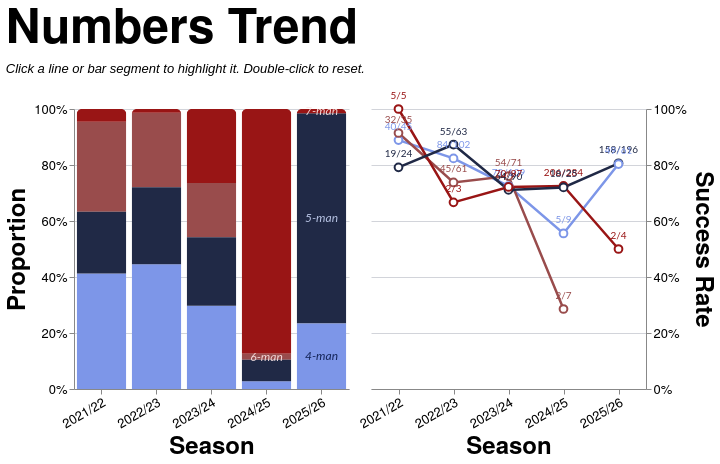

Vega-Lite specification stored for this chart:
### Vega-Lite specification from a JSON file in a GitHub repository (floating-point values rounded to 4 significant figures; data arrays with more than 128 entries replaced by an {"elided": "..."} marker saying what was removed)
{"config": {"axis": {"labelFont": "PT Sans Narrow, Helvetica Neue, Helvetica, Arial, sans-serif", "titleFont": "PT Sans Narrow, Helvetica Neue, Helvetica, Arial, sans-serif", "labelFontSize": 13, "titleFontSize": 24, "gridColor": "#202947", "gridOpacity": 0.2, "zindex": 1}, "text": {"font": "Lato, sans-serif"}, "bar": {"cornerRadiusEnd": 5}, "header": {"labelFont": "PT Sans Narrow, Helvetica Neue, Helvetica, Arial, sans-serif", "titleFont": "PT Sans Narrow, Helvetica Neue, Helvetica, Arial, sans-serif", "labelFontSize": 24, "titleFontSize": 28, "labelFontWeight": "bold", "orient": "left"}, "legend": {"labelFont": "PT Sans Narrow, Helvetica Neue, Helvetica, Arial, sans-serif", "titleFont": "PT Sans Narrow, Helvetica Neue, Helvetica, Arial, sans-serif", "labelFontSize": 14, "titleFontSize": 16, "titlePadding": 5, "fillColor": "white", "strokeColor": "black", "padding": 10, "titleFontWeight": "lighter", "titleFontStyle": "italic", "titleColor": "gray", "offset": 10}, "title": {"font": "PT Sans Narrow, Helvetica Neue, Helvetica, Arial, sans-serif", "fontSize": 48, "fontWeight": "bold", "anchor": "start", "align": "center", "titlePadding": 20, "subtitlePadding": 10, "subtitleFontSize": 13, "subtitleColor": "", "subtitleFontStyle": "italic", "offset": 15, "color": "black"}, "axisX": {"labelAngle": 0}, "facet": {"title": null, "header": null, "align": {"row": "each", "column": "each"}, "spacing": 10}, "resolve": {"scale": {"y": "independent", "facet": "independent"}}, "background": "transparent", "scale": {"offsetBandPaddingOuter": 0.2, "offsetBandPaddingInner": 0.1}, "view": {"stroke": null, "background": "transparent"}}, "hconcat": [{"layer": [{"mark": {"type": "bar", "opacity": 0.85}, "encoding": {"color": {"field": "numbers", "legend": null, "scale": {"domain": ["4", "5", "6", "7"], "range": ["#7d96e8", "#202946", "#994C4C", "#991515"]}, "sort": ["4", "5", "6", "7"], "type": "nominal"}, "opacity": {"condition": {"param": "param_10", "value": 1.0, "empty": true}, "value": 0.2}, "order": {"field": "stack_order", "sort": "ascending", "type": "quantitative"}, "stroke": {"value": "transparent"}, "tooltip": [{"field": "season", "title": "Season", "type": "nominal"}, {"field": "numbers_display", "title": "Numbers", "type": "nominal"}, {"field": "attempts", "format": ",.0f", "title": "Attempts", "type": "quantitative"}, {"field": "won", "format": ",.0f", "title": "Won", "type": "quantitative"}, {"field": "success_rate", "format": ".1%", "title": "Success Rate", "type": "quantitative"}], "x": {"axis": {"labelAngle": -30}, "field": "season", "sort": ["2021/22", "2022/23", "2023/24", "2024/25", "2025/26"], "title": "Season", "type": "nominal"}, "y": {"axis": {"format": "%", "orient": "left"}, "field": "attempts", "stack": "normalize", "title": "Proportion", "type": "quantitative"}}, "name": "view_7", "transform": [{"filter": "(loSquad == 'All' || datum.squad == loSquad) && (loGameType == 'All' || (loGameType == 'League + Cup' && (datum.game_type == 'League' || datum.game_type == 'Cup')) || (loGameType == 'League only' && datum.game_type == 'League') || datum.game_type == loGameType) && (loThrower == 'All' || datum.thrower == loThrower) && (loJumper == 'All' || datum.jumper == loJumper) && (loArea == 'All' || datum.area == loArea)"}, {"aggregate": [{"op": "count", "as": "attempts"}, {"op": "sum", "field": "won", "as": "won"}], "groupby": ["season", "numbers"]}, {"calculate": "datum.won / datum.attempts", "as": "success_rate"}, {"calculate": "datum.won + '/' + datum.attempts", "as": "won_attempts_label"}, {"calculate": "datum.numbers + '-man'", "as": "numbers_display"}, {"calculate": "datum.numbers == '4' ? 0 : datum.numbers == '5' ? 1 : datum.numbers == '6' ? 2 : datum.numbers == '7' ? 3 : 999", "as": "stack_order"}]}, {"mark": {"type": "text", "align": "center", "baseline": "middle", "fontSize": 12, "fontStyle": "italic"}, "encoding": {"color": {"field": "text_label_color", "legend": null, "scale": null, "type": "nominal"}, "opacity": {"condition": {"param": "param_10", "value": 0.9, "empty": true}, "value": 0.3}, "text": {"field": "numbers_display", "type": "nominal"}, "x": {"axis": {"labelAngle": -30}, "field": "season", "sort": ["2021/22", "2022/23", "2023/24", "2024/25", "2025/26"], "title": "Season", "type": "nominal"}, "y": {"field": "mid_y", "scale": {"domain": [0, 1]}, "type": "quantitative"}}, "transform": [{"filter": "(loSquad == 'All' || datum.squad == loSquad) && (loGameType == 'All' || (loGameType == 'League + Cup' && (datum.game_type == 'League' || datum.game_type == 'Cup')) || (loGameType == 'League only' && datum.game_type == 'League') || datum.game_type == loGameType) && (loThrower == 'All' || datum.thrower == loThrower) && (loJumper == 'All' || datum.jumper == loJumper) && (loArea == 'All' || datum.area == loArea)"}, {"aggregate": [{"op": "count", "as": "attempts"}, {"op": "sum", "field": "won", "as": "won"}], "groupby": ["season", "numbers"]}, {"calculate": "datum.won / datum.attempts", "as": "success_rate"}, {"calculate": "datum.won + '/' + datum.attempts", "as": "won_attempts_label"}, {"calculate": "datum.numbers + '-man'", "as": "numbers_display"}, {"calculate": "datum.numbers == '4' ? 0 : datum.numbers == '5' ? 1 : datum.numbers == '6' ? 2 : datum.numbers == '7' ? 3 : 999", "as": "stack_order"}, {"joinaggregate": [{"op": "sum", "field": "attempts", "as": "season_total"}], "groupby": ["season"]}, {"calculate": "datum.attempts / datum.season_total", "as": "proportion"}, {"window": [{"op": "sum", "field": "proportion", "as": "cum_prop"}], "frame": [null, 0], "groupby": ["season"], "sort": [{"field": "stack_order", "order": "ascending"}]}, {"calculate": "datum.cum_prop - datum.proportion / 2", "as": "mid_y"}, {"calculate": "datum.numbers == '4' ? '#0a1a4a' : datum.numbers == '5' ? '#c8d4f5' : datum.numbers == '6' ? '#fce8e8' : datum.numbers == '7' ? '#fce8e8' : 'black'", "as": "text_label_color"}, {"calculate": "toNumber(split(datum.season, '/')[0])", "as": "season_order_num"}, {"window": [{"op": "row_number", "field": "", "as": "season_rank"}], "groupby": ["numbers"], "sort": [{"field": "season_order_num", "order": "descending"}]}, {"filter": "datum.season_rank == 1"}]}], "height": 280, "width": {"step": 55}}, {"layer": [{"mark": {"type": "line", "point": {"fill": "white", "filled": false, "size": 60}, "strokeWidth": 2.5}, "encoding": {"color": {"field": "numbers", "legend": null, "scale": {"domain": ["4", "5", "6", "7"], "range": ["#7d96e8", "#202946", "#994C4C", "#991515"]}, "sort": ["4", "5", "6", "7"], "type": "nominal"}, "detail": {"field": "numbers", "type": "nominal"}, "opacity": {"condition": {"param": "param_10", "value": 1.0, "empty": true}, "value": 0.2}, "tooltip": [{"field": "season", "title": "Season", "type": "nominal"}, {"field": "numbers_display", "title": "Numbers", "type": "nominal"}, {"field": "attempts", "format": ",.0f", "title": "Attempts", "type": "quantitative"}, {"field": "won", "format": ",.0f", "title": "Won", "type": "quantitative"}, {"field": "success_rate", "format": ".1%", "title": "Success Rate", "type": "quantitative"}], "x": {"axis": {"labelAngle": -30}, "field": "season", "sort": ["2021/22", "2022/23", "2023/24", "2024/25", "2025/26"], "title": "Season", "type": "nominal"}, "y": {"axis": {"format": "%", "orient": "right"}, "field": "success_rate", "scale": {"domainMax": 1, "nice": true}, "title": "Success Rate", "type": "quantitative"}}, "name": "view_8", "transform": [{"filter": "(loSquad == 'All' || datum.squad == loSquad) && (loGameType == 'All' || (loGameType == 'League + Cup' && (datum.game_type == 'League' || datum.game_type == 'Cup')) || (loGameType == 'League only' && datum.game_type == 'League') || datum.game_type == loGameType) && (loThrower == 'All' || datum.thrower == loThrower) && (loJumper == 'All' || datum.jumper == loJumper) && (loArea == 'All' || datum.area == loArea)"}, {"aggregate": [{"op": "count", "as": "attempts"}, {"op": "sum", "field": "won", "as": "won"}], "groupby": ["season", "numbers"]}, {"calculate": "datum.won / datum.attempts", "as": "success_rate"}, {"calculate": "datum.won + '/' + datum.attempts", "as": "won_attempts_label"}, {"calculate": "datum.numbers + '-man'", "as": "numbers_display"}]}, {"mark": {"type": "text", "align": "center", "baseline": "bottom", "dy": -8, "fontSize": 10}, "encoding": {"color": {"field": "numbers", "legend": null, "scale": {"domain": ["4", "5", "6", "7"], "range": ["#7d96e8", "#202946", "#994C4C", "#991515"]}, "sort": ["4", "5", "6", "7"], "type": "nominal"}, "detail": {"field": "numbers", "type": "nominal"}, "opacity": {"condition": {"param": "param_10", "value": 1.0, "empty": true}, "value": 0.2}, "text": {"field": "won_attempts_label", "type": "nominal"}, "x": {"axis": {"labelAngle": -30}, "field": "season", "sort": ["2021/22", "2022/23", "2023/24", "2024/25", "2025/26"], "title": "Season", "type": "nominal"}, "y": {"axis": {"format": "%", "orient": "right"}, "field": "success_rate", "scale": {"domainMax": 1, "nice": true}, "title": "Success Rate", "type": "quantitative"}}, "transform": [{"filter": "(loSquad == 'All' || datum.squad == loSquad) && (loGameType == 'All' || (loGameType == 'League + Cup' && (datum.game_type == 'League' || datum.game_type == 'Cup')) || (loGameType == 'League only' && datum.game_type == 'League') || datum.game_type == loGameType) && (loThrower == 'All' || datum.thrower == loThrower) && (loJumper == 'All' || datum.jumper == loJumper) && (loArea == 'All' || datum.area == loArea)"}, {"aggregate": [{"op": "count", "as": "attempts"}, {"op": "sum", "field": "won", "as": "won"}], "groupby": ["season", "numbers"]}, {"calculate": "datum.won / datum.attempts", "as": "success_rate"}, {"calculate": "datum.won + '/' + datum.attempts", "as": "won_attempts_label"}, {"calculate": "datum.numbers + '-man'", "as": "numbers_display"}]}], "height": 280, "width": {"step": 55}}], "data": {"name": "data-ff4417377fb2d4051535927ee5fe2613"}, "params": [{"name": "loSquad", "value": "All"}, {"name": "loSeason", "value": "All"}, {"name": "loGameType", "value": "All"}, {"name": "loThrower", "value": "All"}, {"name": "loJumper", "value": "All"}, {"name": "loArea", "value": "All"}, {"name": "loNumbers", "value": "All"}, {"name": "param_10", "select": {"type": "point", "clear": "dblclick", "fields": ["numbers"], "on": "click"}, "views": ["view_7", "view_8"]}], "resolve": {"scale": {"color": "shared"}}, "spacing": 8, "title": {"text": "Numbers Trend", "subtitle": "Click a line or bar segment to highlight it. Double-click to reset."}, "$schema": "https://vega.github.io/schema/vega-lite/v5.20.1.json", "datasets": {"data-ff4417377fb2d4051535927ee5fe2613": {"elided": "1291 records"}}}
